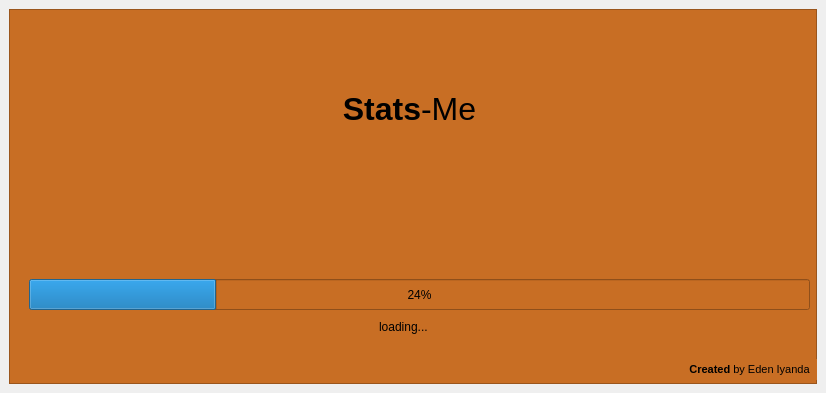
<?xml version="1.0" encoding="UTF-8"?>
<ui version="4.0">
 <class>MainWindow</class>
 <widget class="QMainWindow" name="MainWindow">
  <property name="geometry">
   <rect>
    <x>0</x>
    <y>0</y>
    <width>826</width>
    <height>393</height>
   </rect>
  </property>
  <property name="windowTitle">
   <string>MainWindow</string>
  </property>
  <widget class="QWidget" name="centralwidget">
   <layout class="QVBoxLayout" name="verticalLayout">
    <item>
     <widget class="QFrame" name="frame">
      <property name="styleSheet">
       <string notr="true">background-color: rgb(200, 110, 36);</string>
      </property>
      <property name="frameShape">
       <enum>QFrame::StyledPanel</enum>
      </property>
      <property name="frameShadow">
       <enum>QFrame::Raised</enum>
      </property>
      <widget class="QLabel" name="label">
       <property name="geometry">
        <rect>
         <x>10</x>
         <y>70</y>
         <width>781</width>
         <height>61</height>
        </rect>
       </property>
       <property name="font">
        <font>
         <family>Segoe UI</family>
         <pointsize>24</pointsize>
        </font>
       </property>
       <property name="text">
        <string>&lt;strong&gt;Stats&lt;/strong&gt;-Me</string>
       </property>
       <property name="alignment">
        <set>Qt::AlignCenter</set>
       </property>
      </widget>
      <widget class="QProgressBar" name="progressBar">
       <property name="geometry">
        <rect>
         <x>20</x>
         <y>270</y>
         <width>781</width>
         <height>31</height>
        </rect>
       </property>
       <property name="value">
        <number>24</number>
       </property>
      </widget>
      <widget class="QLabel" name="label_2">
       <property name="geometry">
        <rect>
         <x>670</x>
         <y>350</y>
         <width>141</width>
         <height>21</height>
        </rect>
       </property>
       <property name="font">
        <font>
         <family>Segoe UI</family>
         <pointsize>24</pointsize>
        </font>
       </property>
       <property name="text">
        <string>&lt;html&gt;&lt;head/&gt;&lt;body&gt;&lt;p&gt;&lt;span style=&quot; font-size:8pt; font-weight:600;&quot;&gt;Created &lt;/span&gt;&lt;span style=&quot; font-size:8pt;&quot;&gt;by Eden Iyanda&lt;/span&gt;&lt;/p&gt;&lt;/body&gt;&lt;/html&gt;</string>
       </property>
       <property name="alignment">
        <set>Qt::AlignCenter</set>
       </property>
      </widget>
      <widget class="QLabel" name="label_3">
       <property name="geometry">
        <rect>
         <x>370</x>
         <y>310</y>
         <width>101</width>
         <height>16</height>
        </rect>
       </property>
       <property name="text">
        <string>loading...</string>
       </property>
      </widget>
     </widget>
    </item>
   </layout>
  </widget>
 </widget>
 <resources/>
 <connections/>
</ui>
